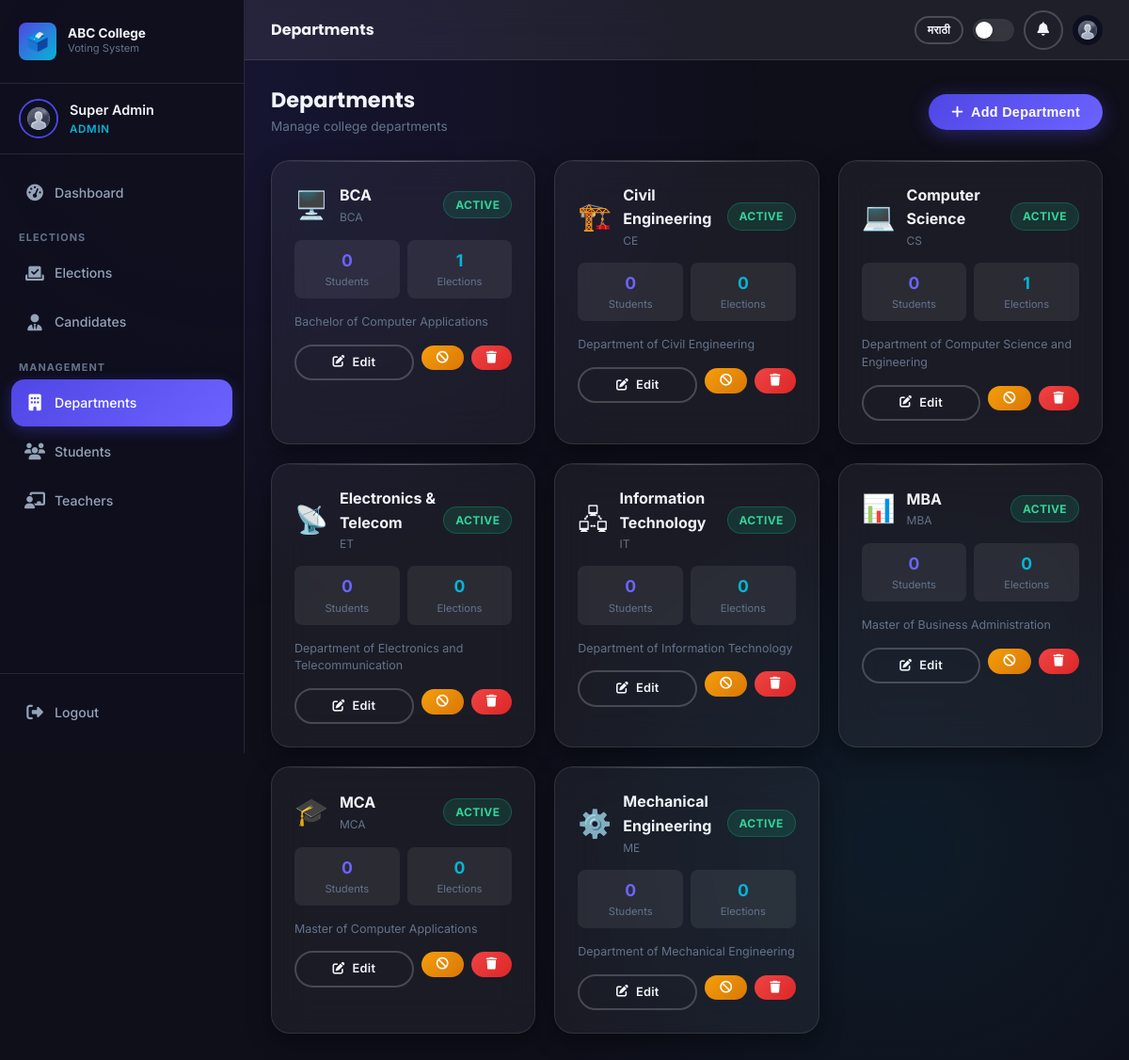
The page /admin/departments.php (signed in) on the database its author committed.
### tables this page shows
CREATE TABLE IF NOT EXISTS `departments` (
  `id` INT UNSIGNED NOT NULL AUTO_INCREMENT,
  `name` VARCHAR(150) NOT NULL,
  `code` VARCHAR(20) NOT NULL UNIQUE,
  `description` TEXT DEFAULT NULL,
  `is_active` TINYINT(1) DEFAULT 1,
  `created_at` TIMESTAMP DEFAULT CURRENT_TIMESTAMP,
  PRIMARY KEY (`id`)
);

### admin/departments.php (the view, shortened to what this page needs)
<?php
require_once __DIR__ . '/../includes/auth.php';
$depts = $pdo->query("
    SELECT d.*, COUNT(DISTINCT s.id) as student_count, COUNT(DISTINCT e.id) as election_count
    FROM departments d
    LEFT JOIN students s ON s.department_id=d.id
    LEFT JOIN elections e ON e.department_id=d.id
    GROUP BY d.id ORDER BY d.name
")->fetchAll();
$pageTitle='Departments'; $activeMenu='departments';
$sidebarLinks = [
  ['icon'=>'fas fa-tachometer-alt','label'=>'Dashboard','href'=>BASE_URL.'/admin/index.php','key'=>'dashboard'],
  ['section'=>'ELECTIONS'],
  ['icon'=>'fas fa-vote-yea','label'=>'Elections','href'=>BASE_URL.'/admin/elections.php','key'=>'elections'],
  ['icon'=>'fas fa-user-tie','label'=>'Candidates','href'=>BASE_URL.'/admin/candidates.php','key'=>'candidates'],
  ['section'=>'MANAGEMENT'],
  ['icon'=>'fas fa-building','label'=>'Departments','href'=>BASE_URL.'/admin/departments.php','key'=>'departments'],
  ['icon'=>'fas fa-users','label'=>'Students','href'=>BASE_URL.'/admin/students.php','key'=>'students'],
  ['icon'=>'fas fa-chalkboard-teacher','label'=>'Teachers','href'=>BASE_URL.'/admin/teachers.php','key'=>'teachers'],
];
require_once __DIR__ . '/../includes/dashboard_header.php';
?>
<div style="display:flex;align-items:center;justify-content:space-between;margin-bottom:24px;flex-wrap:wrap;gap:12px">
  <div>
    <h2 style="font-size:1.4rem;margin-bottom:4px">Departments</h2>
    <p style="color:var(--text-muted);font-size:0.85rem">Manage college departments</p>
  </div>
  <button class="btn btn-primary" data-modal-open="deptModal"><i class="fas fa-plus"></i> Add Department</button>
</div>
<div class="grid-auto">
  <?php
  $deptIcons=['CS'=>'💻','IT'=>'🖧','CE'=>'🏗️','ME'=>'⚙️','ET'=>'📡','MBA'=>'📊','BCA'=>'🖥️','MCA'=>'🎓'];
  foreach ($depts as $d): ?>
    <div class="glass-card" style="padding:24px;<?= !$d['is_active'] ? 'opacity:0.6' : '' ?>">
      <div style="display:flex;align-items:center;justify-content:space-between;margin-bottom:14px">
        <div style="display:flex;align-items:center;gap:12px">
          <div style="font-size:1.8rem"><?= $deptIcons[$d['code']] ?? '🏫' ?></div>
          <div>
            <div style="font-weight:700;font-size:1rem"><?= htmlspecialchars($d['name']) ?></div>
            <div style="font-size:0.75rem;color:var(--text-muted)"><?= htmlspecialchars($d['code']) ?></div>
          </div>
        </div>
        <span class="badge <?= $d['is_active'] ? 'badge-success' : 'badge-default' ?>"><?= $d['is_active'] ? 'Active' : 'Inactive' ?></span>
      </div>
      <div style="display:grid;grid-template-columns:1fr 1fr;gap:8px;margin-bottom:16px">
        <div style="padding:8px;background:var(--bg-glass);border-radius:8px;text-align:center">
          <div style="font-size:1.1rem;font-weight:700;color:var(--primary-light)"><?= $d['student_count'] ?></div>
          <div style="font-size:0.7rem;color:var(--text-muted)">Students</div>
        </div>
        <div style="padding:8px;background:var(--bg-glass);border-radius:8px;text-align:center">
          <div style="font-size:1.1rem;font-weight:700;color:var(--accent)"><?= $d['election_count'] ?></div>
          <div style="font-size:0.7rem;color:var(--text-muted)">Elections</div>
        </div>
      </div>
      <?php if ($d['description']): ?>
        <p style="font-size:0.78rem;color:var(--text-muted);line-height:1.5;margin-bottom:14px"><?= htmlspecialchars(substr($d['description'],0,80)) ?></p>
      <?php endif; ?>
      <div style="display:flex;gap:8px">
        <a href="?edit=<?= $d['id'] ?>" class="btn btn-sm btn-outline" style="flex:1;justify-content:center"><i class="fas fa-edit"></i> Edit</a>
        <form method="POST" style="display:inline">
          <button type="submit" class="btn btn-sm <?= $d['is_active'] ? 'btn-warning' : 'btn-success' ?>"
                  data-confirm="Toggle department status?" title="Toggle">
            <i class="fas <?= $d['is_active'] ? 'fa-ban' : 'fa-check' ?>"></i>
          </button>
        </form>
        <form method="POST" style="display:inline">
          <button type="submit" class="btn btn-sm btn-danger" data-confirm="Delete this department? This will fail if students are assigned to it.">
            <i class="fas fa-trash"></i>
          </button>
        </form>
      </div>
    </div>
  <?php endforeach; ?>
</div>
<?php require_once __DIR__ . '/../includes/dashboard_footer.php'; ?>

### includes/dashboard_header.php (shortened to what this page needs)
<?php
if (!isset($roleLabel)) $roleLabel = ucfirst($_SESSION['user_role'] ?? 'User');
$userName  = $_SESSION['user_name']  ?? 'User';
$userPhoto = $_SESSION['user_photo'] ?? 'default.png';
$userRole  = $_SESSION['user_role']  ?? 'student';
$photoUrl  = BASE_URL . '/uploads/profiles/' . $userPhoto;
?>
<!DOCTYPE html>
<html lang="en" data-theme="dark">
<head>
<link rel="stylesheet" href="https://cdnjs.cloudflare.com/ajax/libs/font-awesome/6.5.0/css/all.min.css">
<link rel="stylesheet" href="<?= BASE_URL ?>/assets/css/style.css">
</head>
<body>
<div class="layout-wrapper">
<aside class="sidebar" id="sidebar">
  <div class="sidebar-header">
    <div class="sidebar-logo" title="<?= SITE_NAME ?>">🗳️</div>
    <div>
      <div class="sidebar-title"><?= SITE_SHORT_NAME ?></div>
      <div class="sidebar-subtitle">Voting System</div>
    </div>
  </div>
  <div class="sidebar-user">
    <img src="<?= $photoUrl ?>" alt="<?= htmlspecialchars($userName) ?>" class="sidebar-user-avatar"
         onerror="this.src='<?= BASE_URL ?>/assets/images/default-avatar.png'">
    <div style="overflow:hidden">
      <div class="sidebar-user-name"><?= htmlspecialchars($userName) ?></div>
      <div class="sidebar-user-role"><?= $roleLabel ?></div>
    </div>
  </div>
  <nav class="sidebar-nav">
    <?php foreach ($sidebarLinks as $group): ?>
      <?php if (isset($group['section'])): ?>
        <div class="sidebar-section-label"><?= $group['section'] ?></div>
      <?php else: ?>
        <a href="<?= $group['href'] ?>"
           class="sidebar-link <?= ($activeMenu ?? '') === $group['key'] ? 'active' : '' ?>">
          <span class="icon"><i class="<?= $group['icon'] ?>"></i></span>
          <span><?= $group['label'] ?></span>
        </a>
      <?php endif; ?>
    <?php endforeach; ?>
  </nav>
  <div class="sidebar-footer">
    <a href="<?= BASE_URL ?>/logout.php" class="sidebar-link" data-confirm="Are you sure you want to logout?">
      <span class="icon"><i class="fas fa-sign-out-alt"></i></span>
      <span>Logout</span>
    </a>
  </div>
</aside>
<main class="main-content">
  <header class="topbar">
    <h1 class="topbar-title" style="font-size:1rem"><?= htmlspecialchars($pageTitle) ?></h1>
    <div class="topbar-actions">
      <button id="langToggle" class="btn btn-sm btn-outline" style="font-size:0.76rem;padding:6px 12px">मराठी</button>
      <button class="theme-toggle" id="themeToggle" title="Toggle theme" aria-label="Toggle theme"></button>
      <div class="notif-bell" style="position:relative" id="notifContainer">
        <button class="btn btn-icon btn-outline" id="notifBtn" aria-label="Notifications">
          <i class="fas fa-bell"></i>
        </button>
      </div>
      <a href="<?= BASE_URL ?>/<?= $userRole ?>/profile.php" style="display:flex;align-items:center;gap:8px;text-decoration:none">
        <img src="<?= $photoUrl ?>" alt="Profile" class="avatar-sm"
             onerror="this.src='<?= BASE_URL ?>/assets/images/default-avatar.png'">
      </a>
    </div>
  </header>
  <div class="page-content">

### includes/dashboard_footer.php (shortened to what this page needs)
  </div>
</main>
</div>
</body>
</html>

### rows shown on the page
departments: code "🖥️", name "BCA", code "BCA", is_active "ACTIVE", student_count "0", election_count "1", description "Bachelor of Computer Applications"
departments: code "🏗️", name "Civil Engineering", code "CE", is_active "ACTIVE", student_count "0", election_count "0", description "Department of Civil Engineering"
departments: code "💻", name "Computer Science", code "CS", is_active "ACTIVE", student_count "0", election_count "1", description "Department of Computer Science and Engineering"
departments: code "📡", name "Electronics & Telecom", code "ET", is_active "ACTIVE", student_count "0", election_count "0", description "Department of Electronics and Telecommunication"
departments: code "🖧", name "Information Technology", code "IT", is_active "ACTIVE", student_count "0", election_count "0", description "Department of Information Technology"
departments: code "📊", name "MBA", code "MBA", is_active "ACTIVE", student_count "0", election_count "0", description "Master of Business Administration"
departments: code "🎓", name "MCA", code "MCA", is_active "ACTIVE", student_count "0", election_count "0", description "Master of Computer Applications"
departments: code "⚙️", name "Mechanical Engineering", code "ME", is_active "ACTIVE", student_count "0", election_count "0", description "Department of Mechanical Engineering"

### other values the page prints
SITE_SHORT_NAME "ABC College"
$userName "Super Admin"
$roleLabel "ADMIN"
$group['label'] "Dashboard"
$group['section'] "ELECTIONS"
$group['label'] "Elections"
$group['label'] "Candidates"
$group['section'] "MANAGEMENT"
$group['label'] "Departments"
$group['label'] "Students"
$group['label'] "Teachers"
$pageTitle "Departments"
